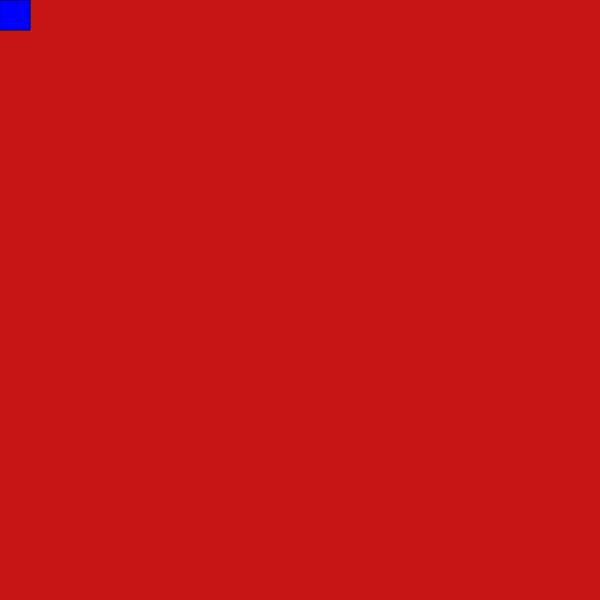
Frame 1 (no input)
Frame 60 (no input): identical to frame 1, image omitted
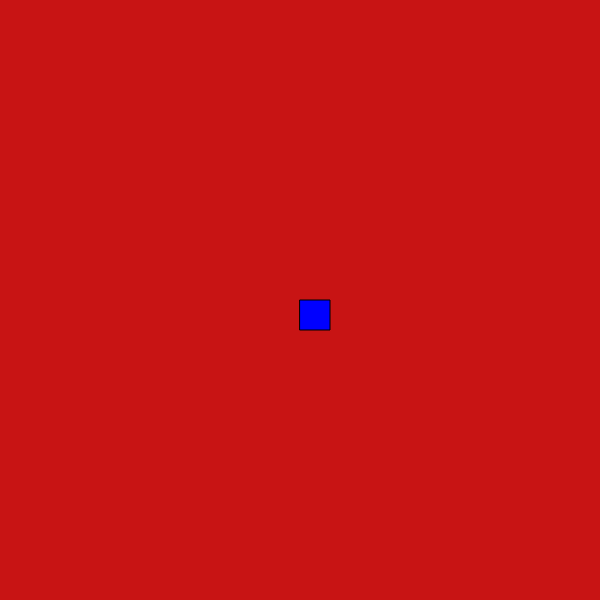
Frame 120 (the mouse pressed at the canvas centre since frame 60)

The p5.js sketch that drew these frames (run headless with seeded random() and noise() and a simulated clock; from frame 60 on, the mouse is pressed at the canvas centre):

// p5.js sketch
// ── sketch.js
let xpos = 100; 

function setup() {
    createCanvas(600,600); 
}

function draw() {
    background(200,20,20); 
    //rect(xpos, 10,30,30); 
    //rect(xpos, 50,30,30); 
    //rect(xpos, 90,30,30); 
    
    if (mouseX> width/2)
    {
    if(mouseY>height/2)
    {
    fill(20,10,20);
    } 
    else
    {fill(0,255,0);}
}
if(mouseX<width/2)
{
    if(mouseY>height/2)
    {fill(0,50,0);}
    else{fill(0,0,255);}
}

rect(mouseX,mouseY,30,30);
}
